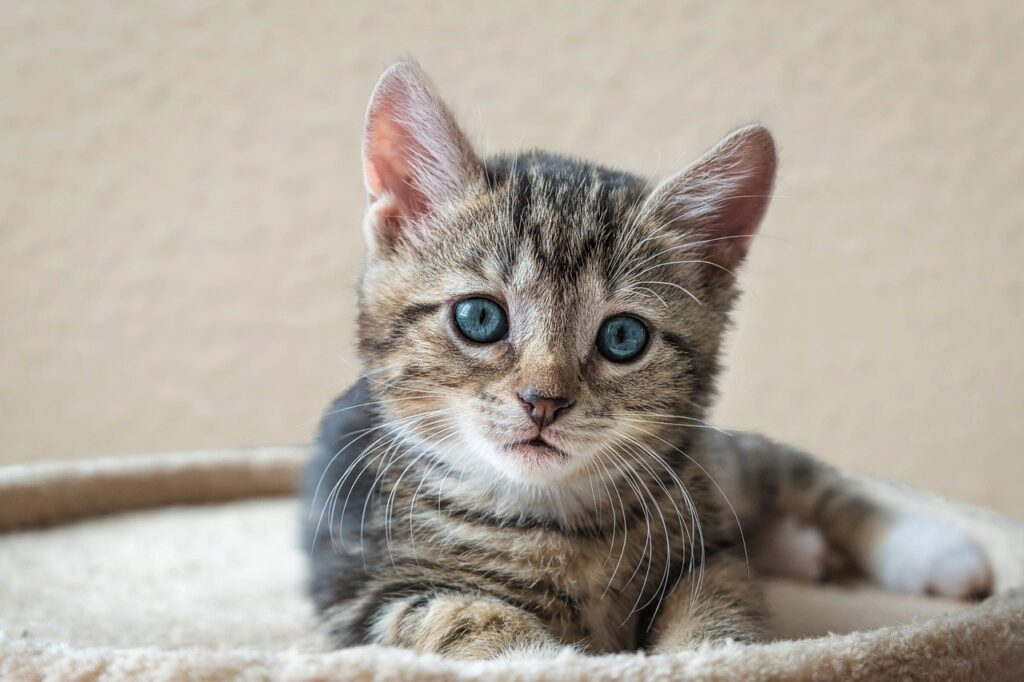
#> input picture cat_face_detection_project/kedi.jpg, 1024 x 682 px; its folder holds only this picture in this run
$ python cat_face_detection.py
#> lines starting #> are read from the running program, lines starting #| are printed output that depends on the picture; after the words box and inside, x2 and y2 are one past the last pixel; in counts of white or black regions, pixels touching at a corner belong together
import cv2
import matplotlib.pyplot as plt
import os

files = os.listdir() #reading image from directory
print(files)

img_path_list = [] #empty list for images

for f in files: #add images to empty list
    if f.endswith(".jpg"): #sadece jpg formatindakiler
        img_path_list.append(f) #

print(img_path_list)


for j in img_path_list:
    print(j)
    image = cv2.imread(j)
#> image is the input picture: shape (682, 1024, 3); mean B, G, R 156.7, 167.6, 175.2

    gray = cv2.cvtColor(image, cv2.COLOR_BGR2RGB)

    detector = cv2.CascadeClassifier("haarcascade_frontalcatface.xml")
    rects = detector.detectMultiScale(gray, scaleFactor = 1.02, minNeighbors=4)
#> rects = [[391, 192, 317, 317]]
    #scaleFactor = zoom multiple/coefficient

    for (i, (x, y, w, h)) in enumerate(rects):
        cv2.rectangle(image, (x, y), (x + w, y + h), (255,255,255), 2)
        cv2.putText(image, "kedi {}".format(i + 1), (x, y - 10), cv2.FONT_HERSHEY_SIMPLEX, 0.55, (0,255,255),2)
#> this loop made 1 pass
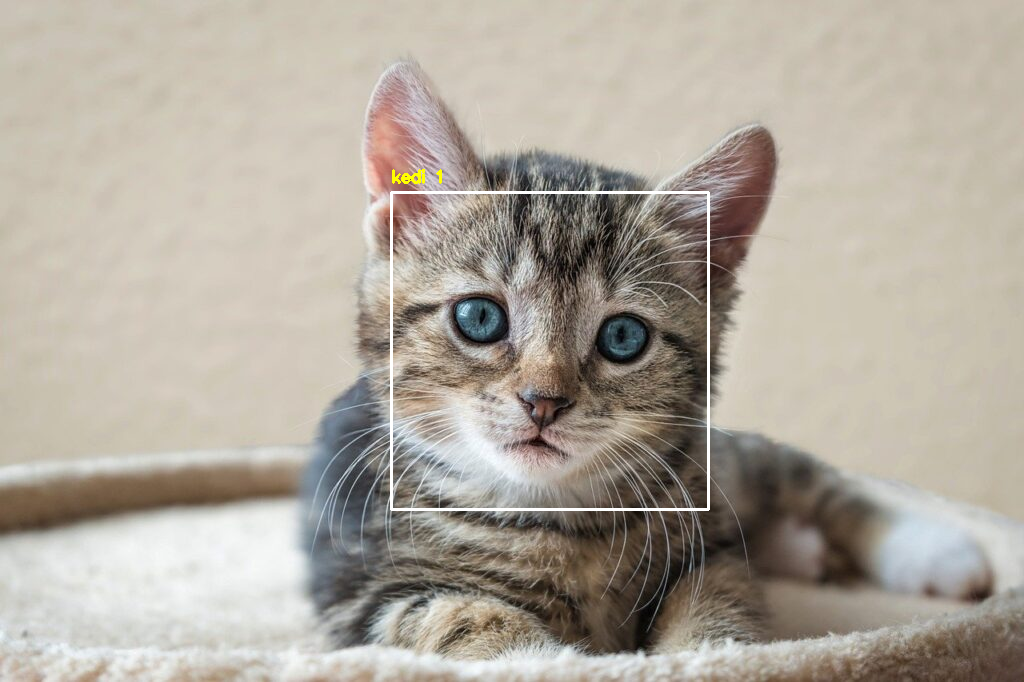
#> image: shape (682, 1024, 3); 0.59% of pixels changed, all inside (x1, y1, x2, y2) = (390, 169, 710, 511)


    cv2.imshow(j, image)
    if cv2.waitKey(0) & 0xFF == ord("q"):
#> (key q is pressed here)
        cv2.destroyAllWindows()
        continue

$ run again, on cat_face_detection_project/kediler1.jpg
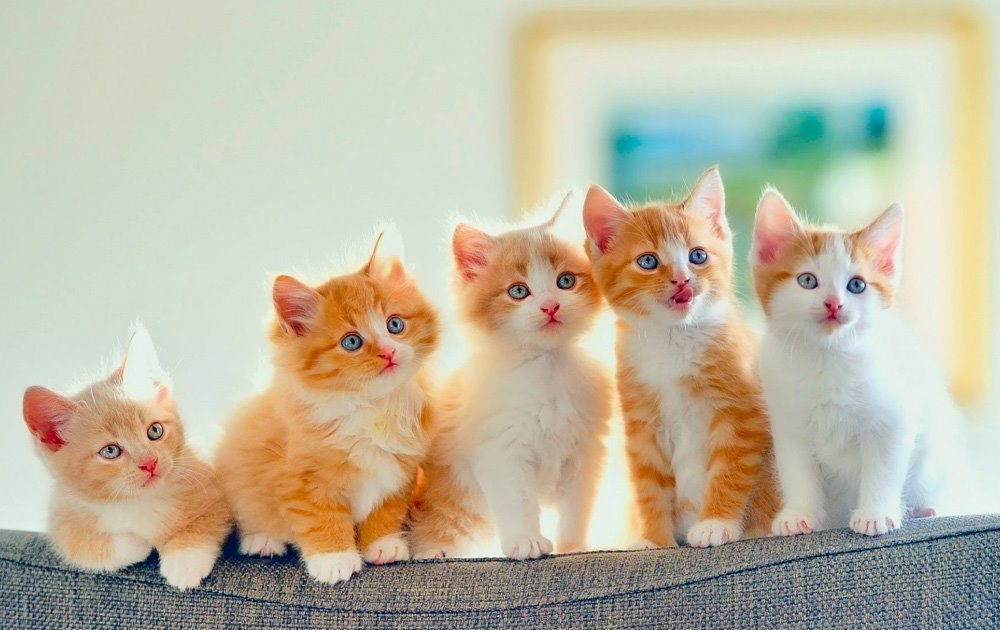
#> input picture cat_face_detection_project/kediler1.jpg, 1000 x 630 px
#> image is the input picture: shape (630, 1000, 3); mean B, G, R 163.1, 184.4, 191.3
#> rects = [[486, 236, 115, 115], [774, 233, 116, 116], [611, 208, 123, 123], [315, 278, 112, 112]]
#> the loop `for (i, (x, y, w, h)) in enumerate(rects):` made 4 passes
#> after the loop `for (i, (x, y, w, h)) in enumerate(rects):`:
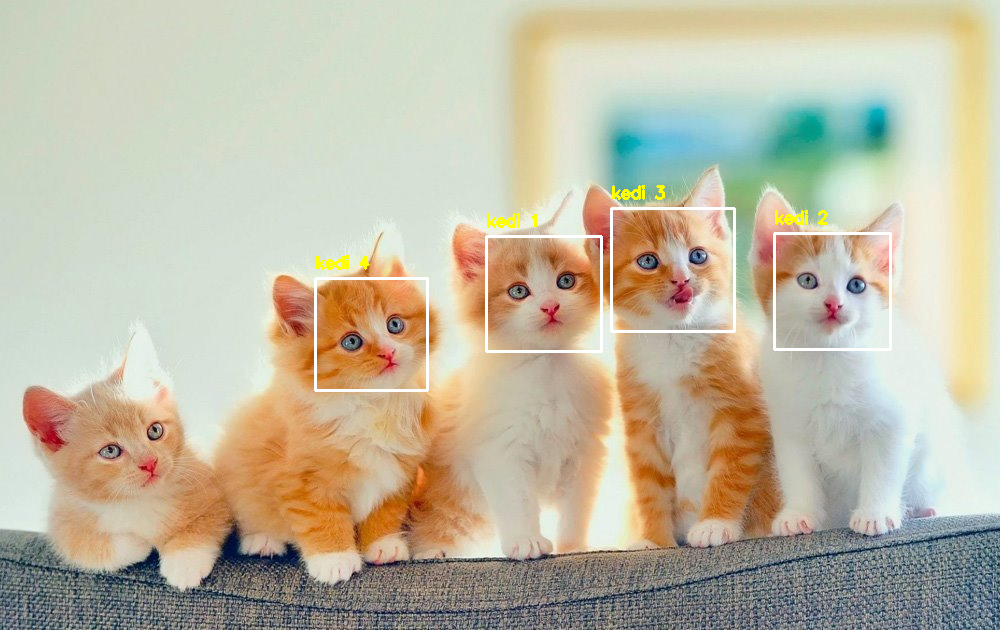
#> image: shape (630, 1000, 3); 1.11% of pixels changed, all inside (x1, y1, x2, y2) = (314, 185, 892, 392)

$ run again, on cat_face_detection_project/kediler2.jpg
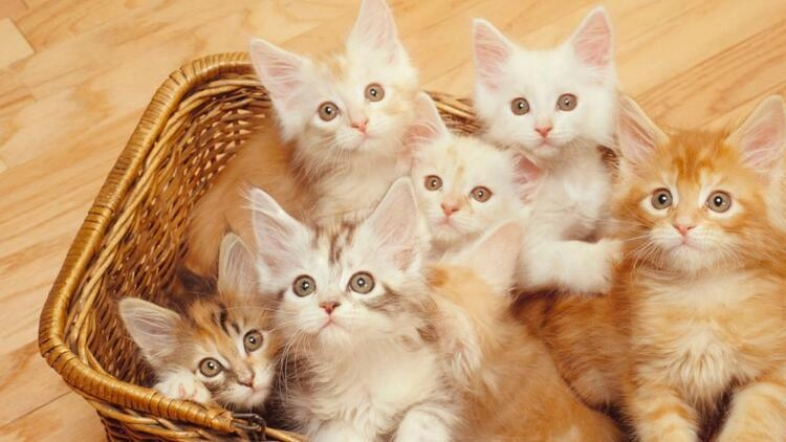
#> input picture cat_face_detection_project/kediler2.jpg, 786 x 442 px
#> image is the input picture: shape (442, 786, 3); mean B, G, R 116.2, 160.1, 202.1
#> rects = [[50, 328, 57, 57], [491, 62, 103, 103], [270, 231, 124, 124], [624, 147, 130, 130], [426, 52, 127, 127]]
#> the loop `for (i, (x, y, w, h)) in enumerate(rects):` made 5 passes
#> after the loop `for (i, (x, y, w, h)) in enumerate(rects):`:
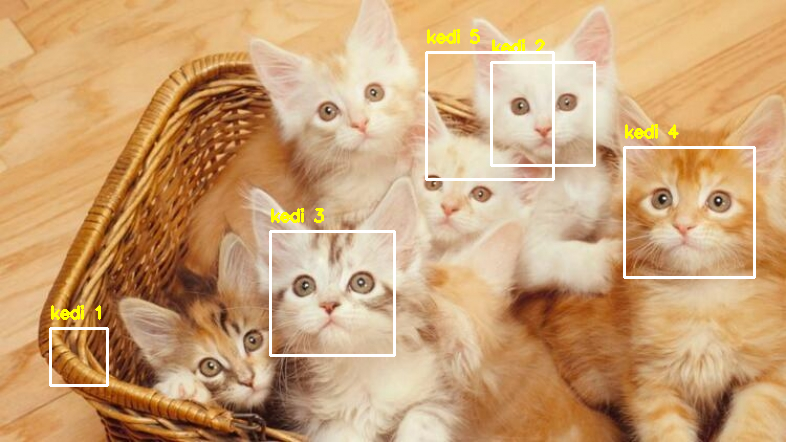
#> image: shape (442, 786, 3); 2.36% of pixels changed, all inside (x1, y1, x2, y2) = (49, 29, 756, 387)
